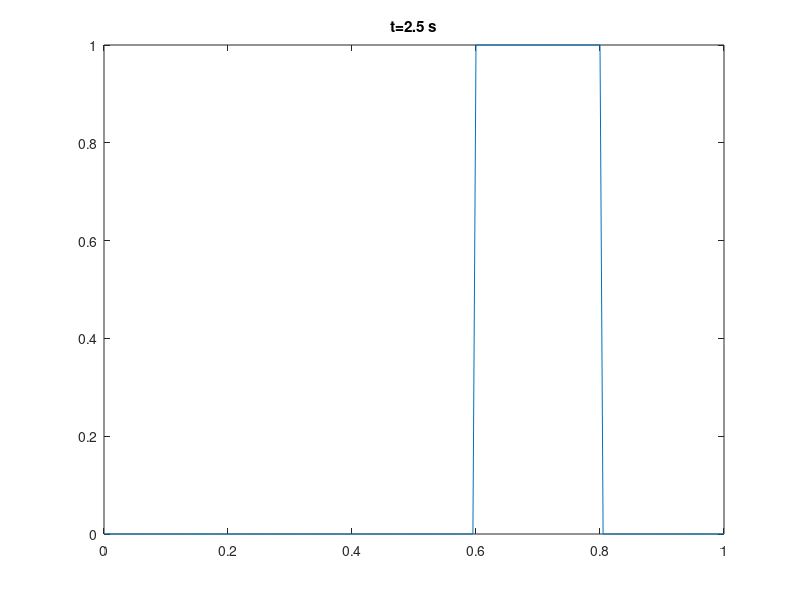
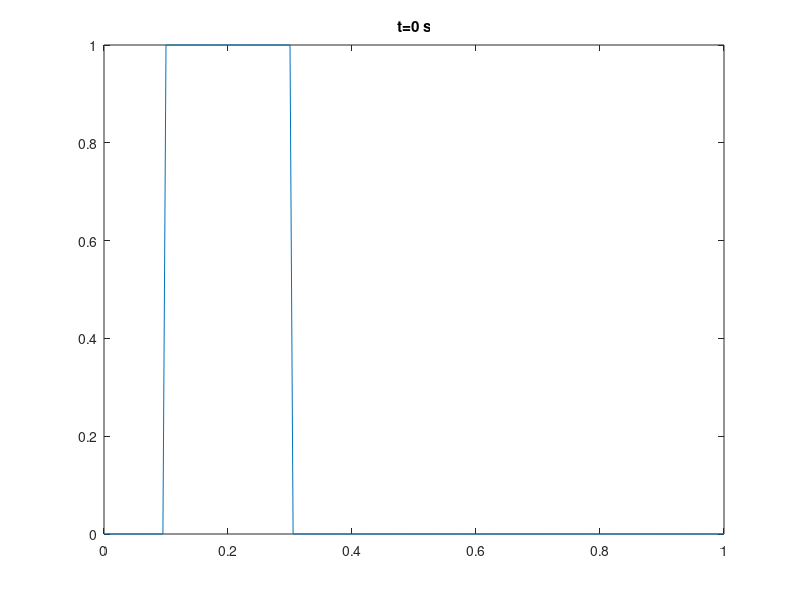

Here is the MATLAB script that generated these plots, in order:
clc;
clear;
close all;


N=201;
a=0.2;
v=1;
h=1/(N-1);
t=v*h/a;
tol=1e-9;
maxit=N;
tstep=2.5/t;

A=zeros(N,N);
x=0:h:1;
phi_p_4=x'.*0;
phi_p_4(0.1<=x & x<=0.3,1)=1;
% phi_p=sin(100*pi.*x)';
phi_p_4(N)=phi_p_4(1);
f_4=phi_p_4;
A(1,1)=1; A(N,N)=1;
k=2;
for j=2:N-1
   A(k,j-1)=0.5*v*(1+v);
   A(k,j)=1-v^2;
   A(k,j+1)=0.5*v*(v-1);
   k=k+1;
end
A=sparse(A);

for i=1:tstep
    phi_4=A*phi_p_4;
    phi_p_4=phi_4;
end
figure();
plot(x',phi_4);
title('t=2.5 s');
figure();
plot(x',f_4);
title('t=0 s');
